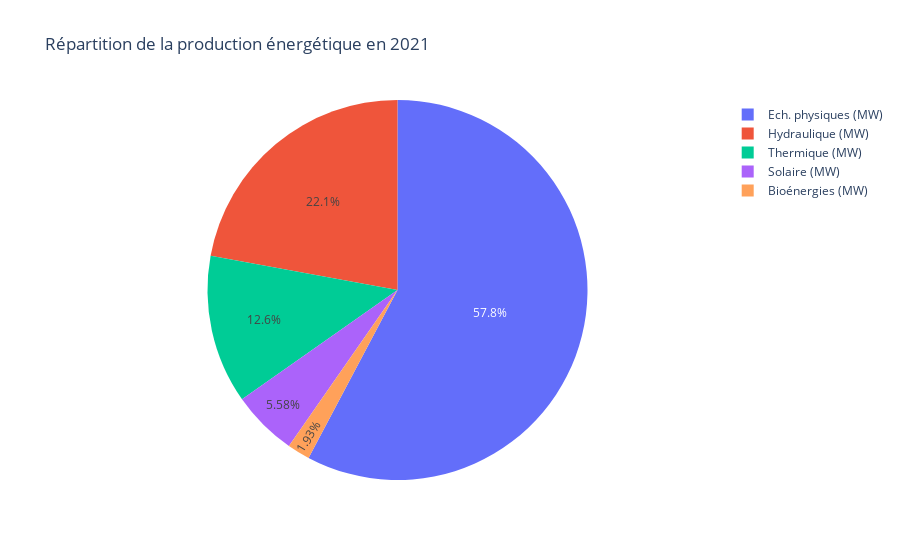

Source (notebook cell):
### Code cell
import plotly.express as px
RPA = np.array([4595,21017,8049,2029,702])
df = px.data.tips()
fig = px.pie(df,values=RPA,names=('Thermique (MW)','Ech. physiques (MW)','Hydraulique (MW)', 'Solaire (MW)','Bioénergies (MW)'),title='Répartition de la production énergétique en 2021')
fig.show()
#peut-etre choisir un an

### Figure 1 — Plotly figure (JSON) as saved in the notebook; plotly's stock layout.template omitted (floating-point values rounded to 4 significant figures)
{"data": [{"domain": {"x": [0, 1], "y": [0, 1]}, "hovertemplate": "label=%{label}<br>value=%{value}<extra></extra>", "labels": ["Thermique (MW)", "Ech. physiques (MW)", "Hydraulique (MW)", "Solaire (MW)", "Bioénergies (MW)"], "legendgroup": "", "name": "", "showlegend": true, "type": "pie", "values": [4595, 21017, 8049, 2029, 702]}], "layout": {"legend": {"tracegroupgap": 0}, "title": {"text": "Répartition de la production énergétique en 2021"}}}
